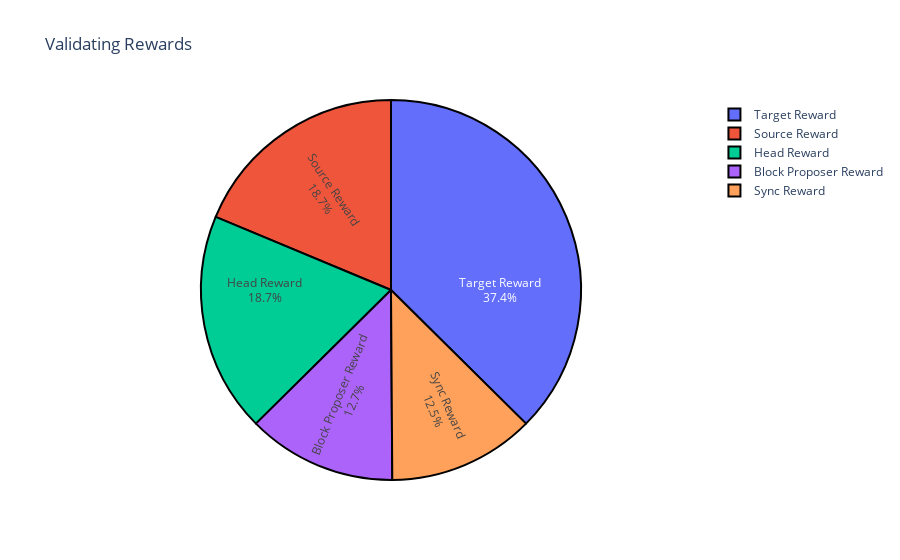

Write notebook code for a chart like this one.
### Code cell
visualizations.plot_validating_rewards_pie_chart(df)

### Figure 1 — Plotly figure (JSON) as saved in the notebook; plotly's stock layout.template omitted (floating-point values rounded to 4 significant figures)
{"data": [{"domain": {"x": [0, 1], "y": [0, 1]}, "hovertemplate": "label=%{label}<br>value=%{value}<extra></extra>", "insidetextorientation": "radial", "labels": ["Source Reward", "Target Reward", "Head Reward", "Block Proposer Reward", "Sync Reward"], "legendgroup": "", "marker": {"line": {"color": "#000000", "width": 2}}, "name": "", "showlegend": true, "textinfo": "label+percent", "type": "pie", "values": [535.3, 1071.0, 535.3, 363.1, 356.9]}], "layout": {"autosize": true, "legend": {"tracegroupgap": 0}, "title": {"text": "Validating Rewards"}}}
